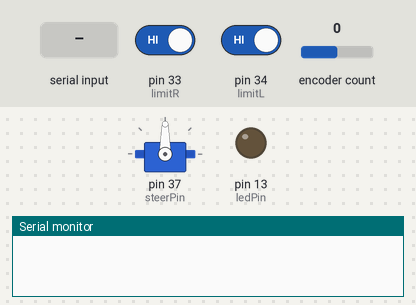
Bench run of a sketch on a simulated Arduino Mega 2560, built with avr-gcc and run on an emulated ATmega2560. Shown: servo, output pins drawn as LEDs (lit = HIGH), the last lines printed to the serial monitor. The test bench sets the inputs (shaded band); at power-on: pin 33 (limitR) HIGH, pin 34 (limitL) HIGH, encoder count 0.

Above: at 1.2 s.
1.3 s: "3" received over Serial
At 2.5 s:
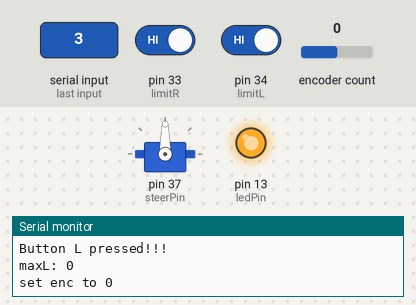
2.8 s: "0" received over Serial
Timing chart, 0 to 5.8 s (numbered marks = the images above; inputs shaded):
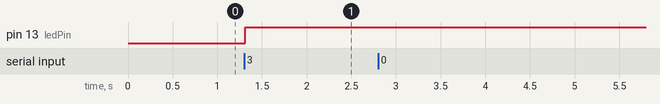

Measured:
- after the input at 1.3 s, pin 13 (ledPin): LOW → HIGH at once

The sketch:

steerCalibration.ino
```cpp
/*
*this is the steering calebration code
* drives steering to the R till hits the limit switch takes the far R val
* drives steering to the L till hits the limit switch takes the far L val
* then takes average and moves to that value and resets it to 0
*
 */

#include <Encoder.h>
#include <Servo.h>

//global setup
Encoder steerEnc(22, 23);
Servo steerMotor;
const int ledPin = 13;
const int steerPin = 37; //36
const int limitR = 33;
const int limitL = 34;

//global vars
bool ledState = HIGH;
long currPos  = -999;
long maxR = 0;
long maxL = 0;
int steerSpeed = 90; // no move
int incomingByte = 0;

void setup() {
  Serial.begin(9600);
  pinMode(limitR, INPUT_PULLUP); //limit switch R
  pinMode(limitL, INPUT_PULLUP);
  pinMode(ledPin, OUTPUT);
  steerMotor.attach(steerPin);
  steerMotor.write(steerSpeed);


}
void loop(){
if (Serial.available() > 0) {
     incomingByte = Serial.read();
     //racck go right
     delay(10);
     if (incomingByte == '1' ) {
      goR();
     }
     //rack go left
     else if(incomingByte == '2'){
      goL();
     }
     else if(incomingByte == '3'){
      //run
        goFullR();
        goFullL();
        goMid();
     }
     else if(incomingByte == '0'){
      steerMotor.write(90);// stop steerMotor
      Serial.println("stop");

     }
  }


}

void goR()
{
  if(digitalRead(limitR) == LOW)
  {
    steerMotor.write(110);// steerMotor go R
  }
}


void goFullR(){
  Serial.println("Going R");

  while(digitalRead(limitR) == LOW){
    steerMotor.write(110);// steerMotor go R

    ledState = !ledState;
    digitalWrite(ledPin, ledState);
  }
  steerMotor.write(90);// stop steerMotor
  digitalWrite(ledPin, HIGH);
  maxR = steerEnc.read(); //get maxR encoder val

  Serial.println("Button R pressed!!!");
  Serial.print("maxR: ");
  Serial.println(maxR);
}

void goL()
{
  if(digitalRead(limitL) == LOW)
  {
    steerMotor.write(80);// steerMotor go R
  }
}

void goFullL(){
  Serial.println("Going L");
  while(digitalRead(limitL) == LOW){
    steerMotor.write(80);// steerMotor go L

    ledState = !ledState;
    digitalWrite(ledPin, ledState);
  }
  steerMotor.write(90);// stop steerMotor
  digitalWrite(ledPin, HIGH);
  maxL = steerEnc.read(); //get maxL encoder val

  Serial.println("Button L pressed!!!");
  Serial.print("maxL: ");
  Serial.println(maxL);
}

void goMid(){
  int mid = 0;
  mid = maxR + maxL;
  mid = mid/2;
  //I beleive it be less then
  while((currPos <= mid -1000)||(currPos >= mid + 1000)){
    steerMotor.write(110);// steerMotor go R
    delay(10);

    //this logic is to get to the middle via encoder vals
    long newPos;
    newPos = steerEnc.read();
    if (newPos != currPos ) {
      Serial.print("newPos");
      Serial.println(newPos);
      digitalWrite(ledPin, HIGH);
      currPos = newPos;
    }
  }
  //at the middle
  steerEnc.write(0);
  steerMotor.write(90);

  Serial.println("set enc to 0");
  maxR = mid;
  maxL = -mid;
}
```
